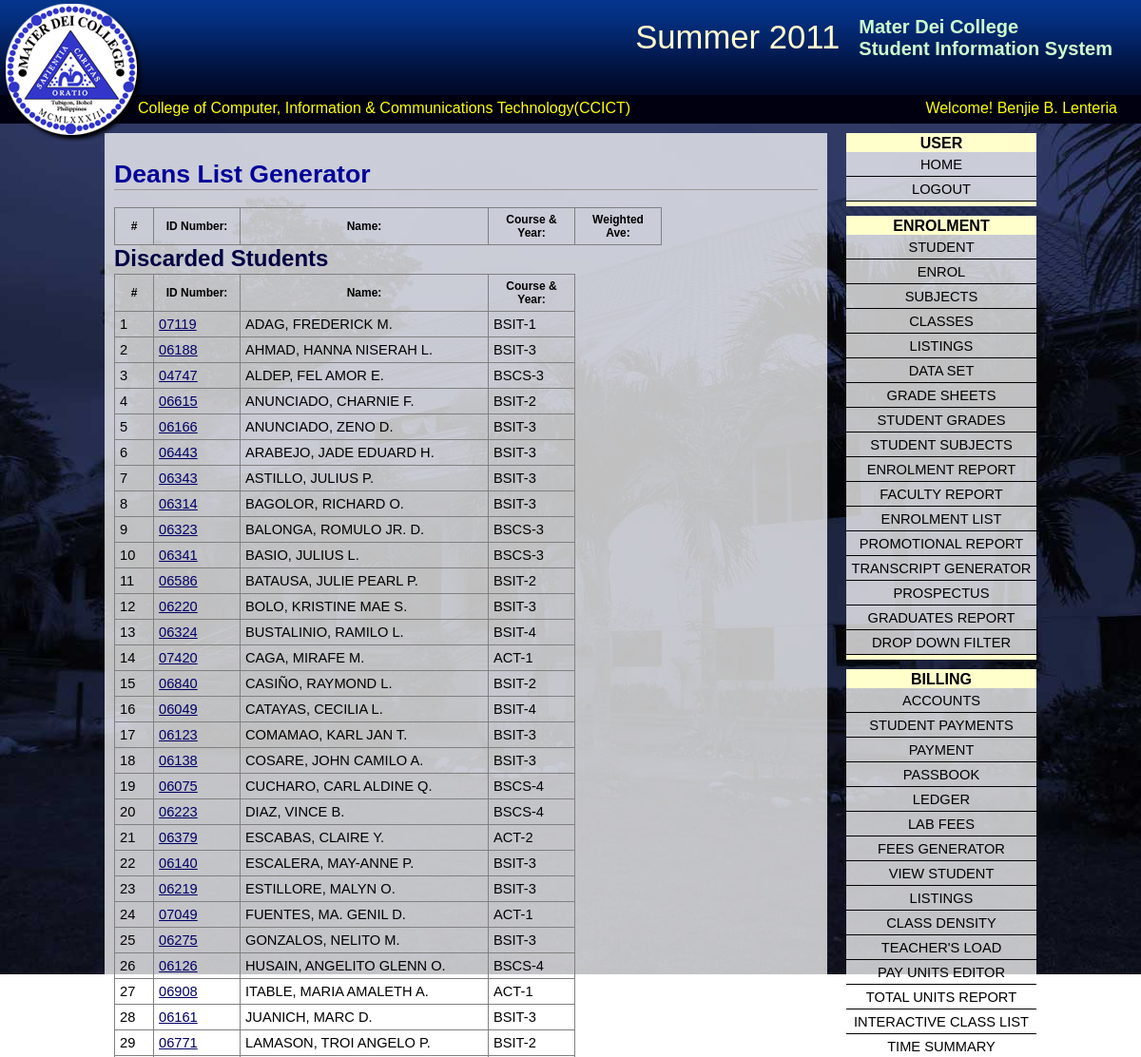
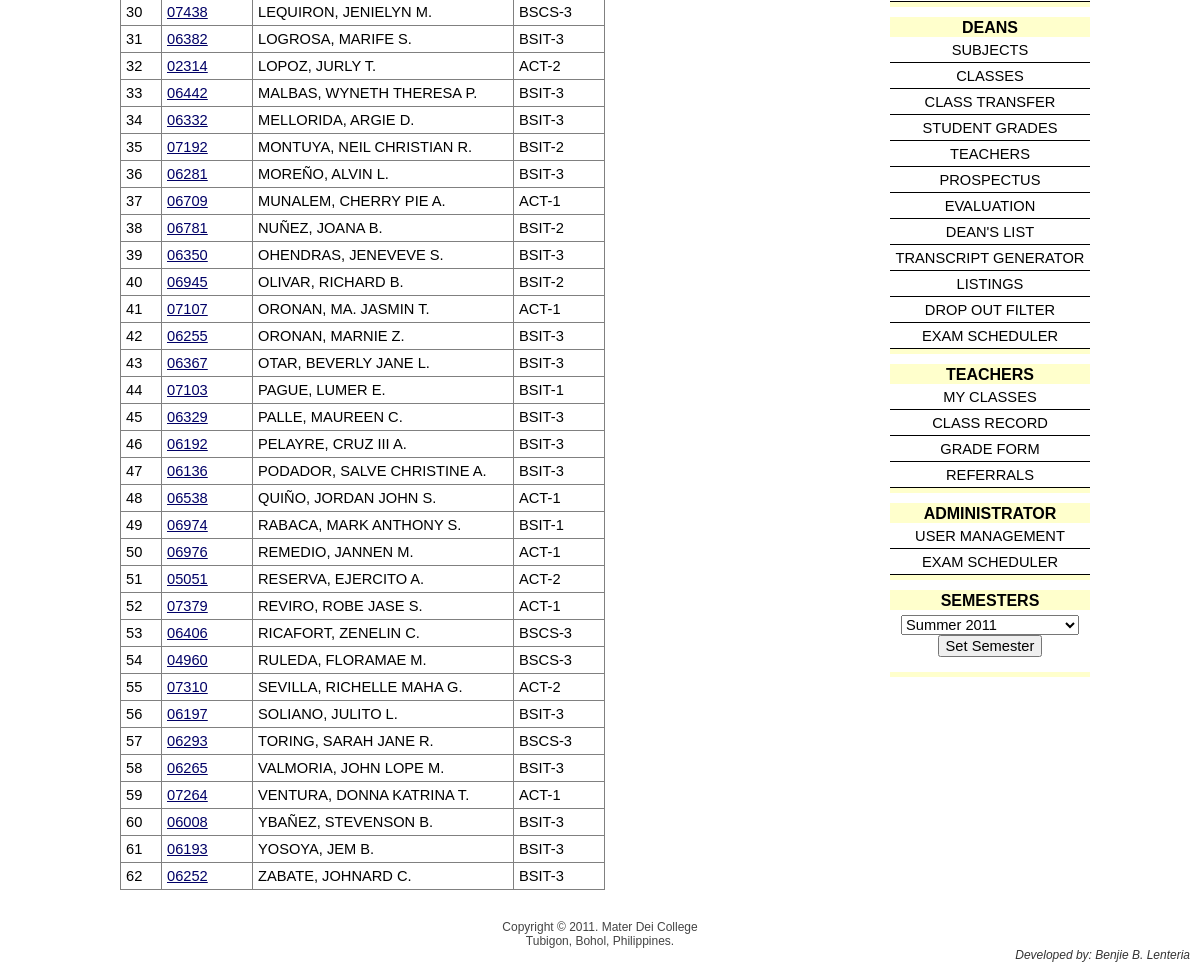
The app's page /index.php?page=deans_list (signed in) with its own data (2 pictures, top to bottom).
### tables this page shows
CREATE TABLE IF NOT EXISTS `sems` (
  `sem_code` int(4) unsigned zerofill NOT NULL AUTO_INCREMENT,
  `sem` varchar(20) NOT NULL,
  `sem_num` int(1) unsigned NOT NULL,
  PRIMARY KEY (`sem_code`)
);

CREATE TABLE IF NOT EXISTS `colleges` (
  `clg_no` int(2) unsigned zerofill NOT NULL AUTO_INCREMENT,
  `college` varchar(60) NOT NULL,
  `acrnm` varchar(7) NOT NULL,
  `dean` varchar(45) DEFAULT NULL,
  PRIMARY KEY (`clg_no`)
);

CREATE TABLE IF NOT EXISTS `modassgn` (
  `user` varchar(15) NOT NULL,
  `modlno` int(2) unsigned NOT NULL,
  PRIMARY KEY (`user`,`modlno`),
  KEY `FK_modassgn_2` (`modlno`)
);

### index.php (the view, shortened to what this page needs)
<?php
	function getSemester($sem_code){
		$sem=mysql_query("SELECT sem FROM sems WHERE sem_code=$sem_code");
		$semr=mysql_fetch_row($sem);
		echo $semr[0];
	}
?>
<html>
<head><title>Student Information System</title>
<link href="css/main.css" rel="stylesheet" type="text/css">
</head>
<body>
<div id="heading">
	<div id="logo"></div>
    <div id="title">
    	<h2>Mater Dei College <br/ >Student Information System</h2>
    </div>
	<div id="sem">
		<?php if(isset($_SESSION['sem_code'])) getSemester($_SESSION['sem_code']);?>
	</div>
</div>
<div id="strip">
    <div id="college">
	<?php
	if(isset($_SESSION['clg_no'])){
		$cg = mysql_query("SELECT college, acrnm FROM colleges WHERE clg_no={$_SESSION['clg_no']}");
		$cgr=mysql_fetch_assoc($cg);
		echo $cgr['college'] . "(" . $cgr['acrnm'] . ")";
	}
	?>
    </div>
	<div id="user">
	<?php
	if(isset($_SESSION['fullname'])){
		echo "Welcome! " . $_SESSION['fullname'];
	}
	?>
	</div>
</div>
<div id="wrapper">
   	<?php
		if(isset($_GET['page'])){
			echo "<div id='widget_area'>";
			include("widgets/user_widget.php");
			$md = mysql_query("SELECT * FROM modules NATURAL JOIN modassgn WHERE user='{$_SESSION['user']}'");
			while($mdr=mysql_fetch_assoc($md)){
				if(file_exists("widgets/" . $mdr['module'] . "_widget.php"))
					include("widgets/" . $mdr['module'] . "_widget.php");
			}
			include("widgets/semesters_widget.php");
			echo "</div>";
			echo "<div id='container'>";
			if(isset($_SESSION[$_GET['page']])){
				if(file_exists("pages/" . $_GET['page'] . ".php"))
				include("pages/" . $_GET['page'] . ".php");
				echo "</div>";
			}
		}else{
			include("pages/login.php");
		}
	?>
</div>
<div id="footer1">
	Copyright &copy; 2011. Mater Dei College<br/ >
    Tubigon, Bohol, Philippines.<br/>
    <span style="float: right; color: #333; font-size: 9pt; margin-right: 10px;font-style: oblique">Developed by: Benjie B. Lenteria</span>
</div>
</body>
</html>

### widgets/enrolment_widget.php
<div class="widget">
	<div class="widget_head">
	enrolment
	</div>
    <a href="index.php?page=student">Student</a>
    <a href="index.php?page=enrol">Enrol</a>
    <a href="index.php?page=subjects&pagenum=1">Subjects</a>
	<a href="index.php?page=classes">Classes</a>
    <a href="index.php?page=listings">Listings</a>
    <a href="index.php?page=datasets">Data Set</a>
    <a href="index.php?page=gradesheets">Grade Sheets</a>
    <a href="index.php?page=student_grades">Student Grades</a>
    <a href="index.php?page=student_subjects_selector">Student Subjects</a>
    <a href="index.php?page=enrolment_report">Enrolment Report</a>
    <a href="index.php?page=faculty_report">Faculty Report</a>
    <a href="index.php?page=enrolist">Enrolment List</a>
    <a href="index.php?page=promo_rep">Promotional Report</a>
    <a href="index.php?page=transcript">Transcript Generator</a>
    <a href="index.php?page=prospectus">Prospectus</a>
    <a href="index.php?page=graduates_report">Graduates Report</a>
    <a href="index.php?page=drop_out_filter">Drop Down Filter</a>
</div>

### widgets/billing_widget.php
<div class="widget">
    <div class="widget_head">Billing</div>
    <a href="index.php?page=accounts">Accounts</a>
    <a href="index.php?page=stud_payments">Student Payments</a>
    <a href="index.php?page=payments">Payment</a>
    <a href="index.php?page=passbook">Passbook</a>
    <a href="index.php?page=ledger">Ledger</a>
    <a href="index.php?page=lab_fees">Lab Fees</a>
    <a href="index.php?page=fees_gen">Fees Generator</a>
    <a href="index.php?page=view_student">View Student</a>
    <a href="index.php?page=listings">Listings</a>
    <a href="index.php?page=class_density">Class Density</a>
    <a href="index.php?page=teachers_load_finance">Teacher's Load</a>
    <a href="index.php?page=payunits">Pay Units Editor</a>
    <a href="index.php?page=units_report">Total Units Report</a>
    <a href="index.php?page=icl">Interactive Class List</a>
    <a href="index.php?page=times">Time Summary</a>
</div>

### widgets/deans_widget.php
<div class="widget">
	<div class="widget_head">Deans</div>
	<a href="index.php?page=subjects&pagenum=1">Subjects</a>
	<a href="index.php?page=classes">Classes</a>
	<a href="index.php?page=class_transfer">Class Transfer</a>
	<a href="index.php?page=student_grades">Student Grades</a>
	<a href="index.php?page=teachers">Teachers</a>
	<a href="index.php?page=prospectus">Prospectus</a>
	<a href="index.php?page=evaluation">Evaluation</a>
	<a href="index.php?page=deans_list">Dean's List</a>
	<a href="index.php?page=transcript">Transcript Generator</a>
	<a href="index.php?page=listings">Listings</a>
	<a href="index.php?page=drop_out_filter">Drop Out Filter</a>
	<a href="index.php?page=exam_sched">Exam Scheduler</a>
</div>

### widgets/teachers_widget.php
<div class="widget">
	<div class="widget_head">
	teachers
	</div>
    <a href="index.php?page=teacher_classes">My Classes</a>
    <a href="index.php?page=teacher_class_record">Class Record</a>
    <a href="index.php?page=grade_form">Grade Form</a>
    <a href="index.php?page=referrals">Referrals</a>
</div>

### widgets/administrator_widget.php
<div class="widget">
    <div class="widget_head">Administrator</div>
    <a href="index.php?page=users">User Management</a>
    <a href="index.php?page=exam_sched">Exam Scheduler</a>
</div>

### css/main.css (style rules this page uses)
* { font-family: Arial, Helvetica, sans-serif; color: #000; font-size: 11pt; }
a { color: #006; }
body { background: url(../images/background.jpg) no-repeat top left fixed; margin: 0; }
#college { float: left; margin-left: 140px; }
#college, #user { color: yellow; font-size: 12pt; padding: 5px; }
#container { width: 740px; background: url(../images/white_transparent.png); padding: 10px; display:block; margin-top: 10px; float: left; }
#footer1 { width: 100%; float: left; clear: both; background: #fff; height: 50px; font-size: 9pt; color: #444; text-align: center; padding-top: 10px; margin-top: 10px; }
#heading { width: 100%; height: 100px; background: url(../images/heading_background.png); }
#logo { height: 150px; width: 150px; position: absolute; top:0px; left:0px; background-image: url(../images/logo.png); }
#sem { float: right; font-size: 26pt; color: #ffc; margin-top: 20px; margin-right: 20px; }
#strip { width:100%; height: 30px; background: #001; margin: 0px; }
#title { float: right; height: 100px; }
#title h2 { font-size: 15pt; color: #CFC; float:right; margin-right: 30px; }
#user { float: right; margin-right: 20px; }
.widget { border-top: 10px solid #FFC; border-bottom: 5px solid #ffc; width: 200px; margin-top: 10px; background-image: url(../images/white_transparent.png); }
.widget a { display: block; clear: both; height: 20px; text-decoration: none; text-align:center; border-bottom: 1px solid black; padding-top: 5px; text-transform: uppercase; color: #000; }
.widget_head { background: #FFC; font-weight: bold; font-size: 12pt; padding-bottom: 0px; margin-top: -8px; text-align: center; text-transform: uppercase; }
#widget_area { width: 200px; float: right; }
#wrapper { width: 980px; margin-left: auto; margin-right: auto; margin-top: 0px; min-height: 500px; }

### records on screen
sems: sem "Summer 2011"
colleges: college "College of Computer, Information & Communications Technology", acrnm "CCICT"

### other values on screen
$_SESSION['fullname'] "Benjie B. Lenteria"
$dsub['idnum'] "07119"
$dsub['name'] "ADAG, FREDERICK M."
$dsub['course_year'] "BSIT-1"
$dsub['idnum'] "06188"
$dsub['name'] "AHMAD, HANNA NISERAH L."
$dsub['course_year'] "BSIT-3"
$dsub['idnum'] "04747"
$dsub['name'] "ALDEP, FEL AMOR E."
$dsub['course_year'] "BSCS-3"
$dsub['idnum'] "06615"
$dsub['name'] "ANUNCIADO, CHARNIE F."
$dsub['course_year'] "BSIT-2"
$dsub['idnum'] "06166"
$dsub['name'] "ANUNCIADO, ZENO D."
